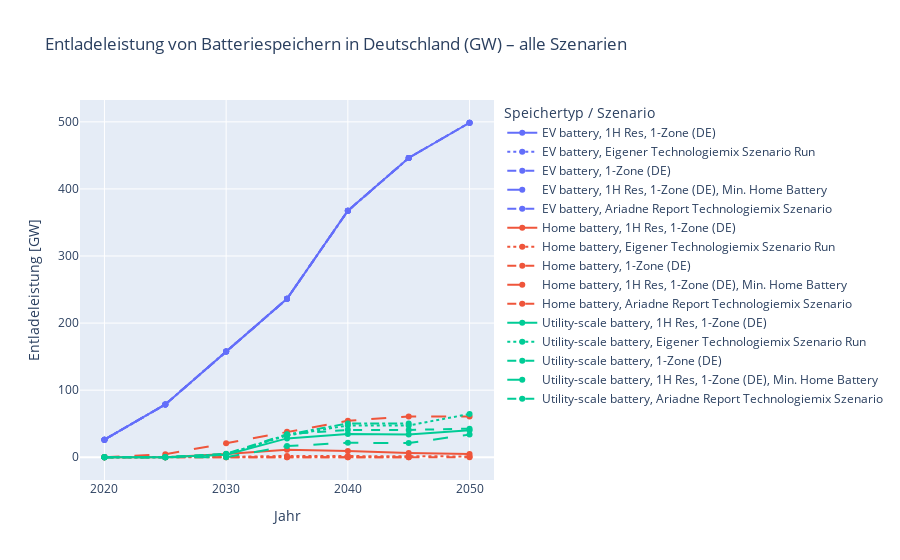
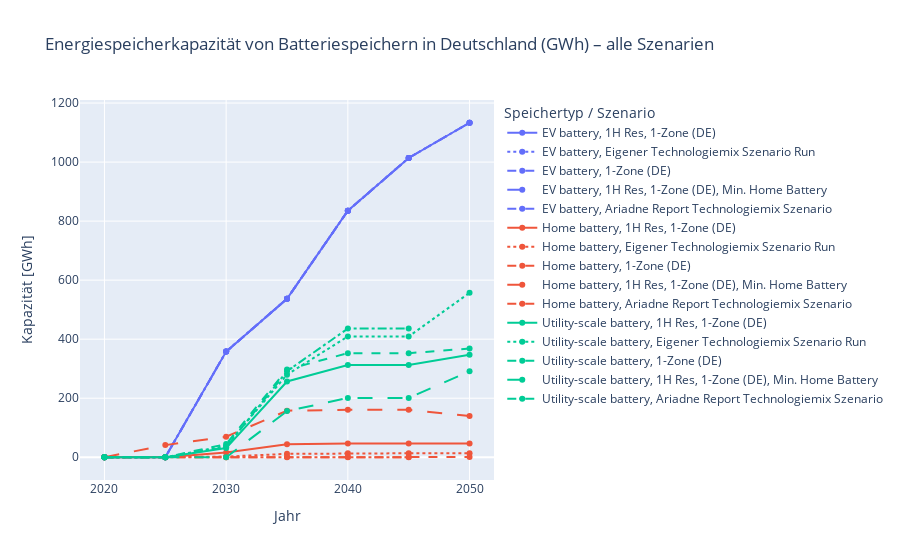
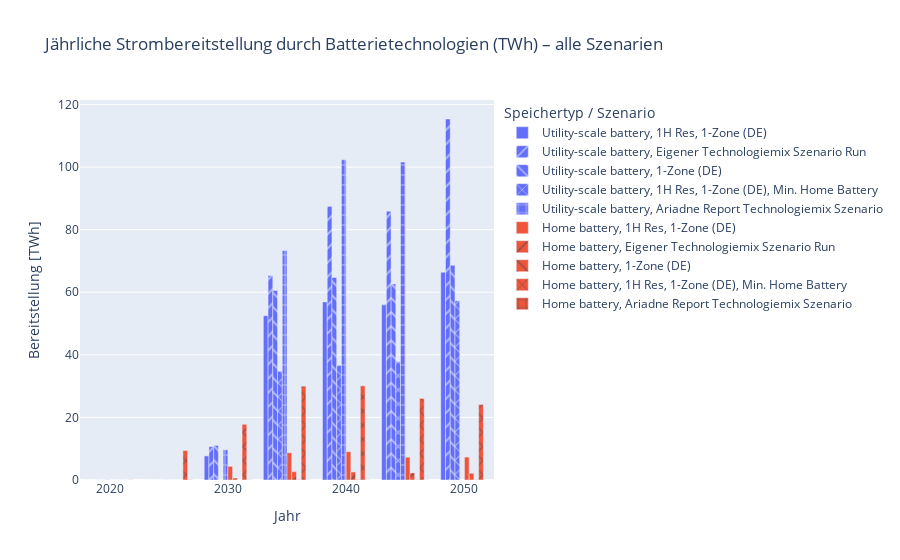

Notebook code for these charts, in order:
### Code cell
import plotly.express as px

# -----------------------------------------------------------------------------
# 1. Kombinierte Plot‐Version: Entladeleistung (GW) je Speichertyp und Szenario
# -----------------------------------------------------------------------------
#
# Hier nutzen wir df_power mit den Spalten ["Scenario", "Year", "Type", "Value [GW]"].
# Wir zeichnen pro (Type, Scenario) eine eigene Linie, indem wir color="Type"
# beibehalten und zusätzlich line_dash="Scenario" setzen.

fig_gw_all = px.line(
    df_power,
    x="Year",
    y="Value [GW]",
    color="Type",          # gleiche Farben für jeden Speichertyp
    line_dash="Scenario",  # unterschiedliche Linientypen (Strichmuster) für jedes Szenario
    title="Entladeleistung von Batteriespeichern in Deutschland (GW) – alle Szenarien",
    markers=True
)

fig_gw_all.update_layout(
    xaxis_title="Jahr",
    yaxis_title="Entladeleistung [GW]",
    legend_title_text="Speichertyp / Szenario"
)

fig_gw_all.show()



# -----------------------------------------------------------------------------
# 2. Kombinierte Plot‐Version: Energiespeicherkapazität (GWh) je Speichertyp und Szenario
# -----------------------------------------------------------------------------
#
# Hier nutzen wir df_energy mit den Spalten ["Scenario", "Year", "Type", "Value [GWh]"].
# Auch hier farblich nach Speichertyp, dash‐Linienmuster nach Szenario.

fig_gwh_all = px.line(
    df_energy,
    x="Year",
    y="Value [GWh]",
    color="Type",
    line_dash="Scenario",
    title="Energiespeicherkapazität von Batteriespeichern in Deutschland (GWh) – alle Szenarien",
    markers=True
)

fig_gwh_all.update_layout(
    xaxis_title="Jahr",
    yaxis_title="Kapazität [GWh]",
    legend_title_text="Speichertyp / Szenario"
)

fig_gwh_all.show()



# -----------------------------------------------------------------------------
# 3. Kombinierte Plot‐Version: Jährliche Strombereitstellung (TWh) je Speichertyp und Szenario
# -----------------------------------------------------------------------------
#
# Für df_discharge (["Scenario","Year","Type","Value [TWh]"]) mappen wir zunächst
# die Carrier‐Namen auf lesbare Speichertypen, dann nutzen wir color="Type"
# und line_dash="Scenario". Da es sich um eine Bar‐Chart handelt, verwenden wir
# allerdings px.bar(). Leider kennt px.bar() kein line_dash, deshalb erstellen wir hier
# ein umgebendes Facet für Scenario und color für Type, alle in einem Bild:
#
#    – color="Type" unterscheidet die Balkenfarben nach Speichertyp
#    – pattern_shape="Scenario" („Füllmuster“) trennt zusätzlich die Szenarien;
#      Plotly Express unterstützt pattern_shape mittlerweile auch bei bar‐Plots.
#
# Wenn dein Plotly-Upstream diese Version noch nicht unterstützt, kannst du alternativ
# alle Szenarien mit opacity (Transparenz) überlagern oder auf eine reine Linien‐Variante
# (px.line mit statistics) zurückgreifen – im Folgenden zeige ich die pattern_shape‐Variante.

carrier_map = {
    "battery discharger":      "Utility-scale battery",
    "home battery discharger": "Home battery",
    "V2G":                     "EV battery"
}

df_discharge_plot = df_discharge.copy()
df_discharge_plot["Type"] = df_discharge_plot["Type"].map(carrier_map)

# px.bar mit pattern_shape
fig_discharge_all = px.bar(
    df_discharge_plot,
    x="Year",
    y="Value [TWh]",
    color="Type",
    pattern_shape="Scenario",
    barmode="group",
    title="Jährliche Strombereitstellung durch Batterietechnologien (TWh) – alle Szenarien"
)

fig_discharge_all.update_layout(
    xaxis_title="Jahr",
    yaxis_title="Bereitstellung [TWh]",
    legend_title_text="Speichertyp / Szenario"
)

fig_discharge_all.show()

# 2. Figuren in diesem Ordner speichern
plots = {
    "entladeleistung":    fig_gw_all,
    "kapazitaet":         fig_gwh_all,
    "bereitstellung":     fig_discharge_all
}

for name, fig in plots.items():
    fig.write_html(
        os.path.join("Plots_MA", f"plot_{name}.html"),
        include_plotlyjs="cdn",
        full_html=True
    )

### Figure 1 — Plotly figure (JSON) as saved in the notebook; plotly's stock layout.template omitted (floating-point values rounded to 4 significant figures)
{"data": [{"hovertemplate": "Type=EV battery<br>Scenario=1H Res, 1-Zone (DE)<br>Year=%{x}<br>Value [GW]=%{y}<extra></extra>", "legendgroup": "EV battery, 1H Res, 1-Zone (DE)", "line": {"color": "#636efa", "dash": "solid"}, "marker": {"symbol": "circle"}, "mode": "lines+markers", "name": "EV battery, 1H Res, 1-Zone (DE)", "orientation": "v", "showlegend": true, "type": "scatter", "x": [2020, 2025, 2030, 2035, 2040, 2045, 2050], "xaxis": "x", "y": [26.24, 78.73, 157.5, 236.2, 367.4, 446.1, 498.6], "yaxis": "y"}, {"hovertemplate": "Type=EV battery<br>Scenario=Eigener Technologiemix Szenario Run<br>Year=%{x}<br>Value [GW]=%{y}<extra></extra>", "legendgroup": "EV battery, Eigener Technologiemix Szenario Run", "line": {"color": "#636efa", "dash": "dot"}, "marker": {"symbol": "circle"}, "mode": "lines+markers", "name": "EV battery, Eigener Technologiemix Szenario Run", "orientation": "v", "showlegend": true, "type": "scatter", "x": [2020, 2025, 2030, 2035, 2040, 2045, 2050], "xaxis": "x", "y": [26.24, 78.73, 157.5, 236.2, 367.4, 446.1, 498.6], "yaxis": "y"}, {"hovertemplate": "Type=EV battery<br>Scenario=1-Zone (DE)<br>Year=%{x}<br>Value [GW]=%{y}<extra></extra>", "legendgroup": "EV battery, 1-Zone (DE)", "line": {"color": "#636efa", "dash": "dash"}, "marker": {"symbol": "circle"}, "mode": "lines+markers", "name": "EV battery, 1-Zone (DE)", "orientation": "v", "showlegend": true, "type": "scatter", "x": [2020, 2020, 2025, 2030, 2035, 2040, 2045, 2050], "xaxis": "x", "y": [26.24, 26.24, 78.73, 157.5, 236.2, 367.4, 446.1, 498.6], "yaxis": "y"}, {"hovertemplate": "Type=EV battery<br>Scenario=1H Res, 1-Zone (DE), Min. Home Battery<br>Year=%{x}<br>Value [GW]=%{y}<extra></extra>", "legendgroup": "EV battery, 1H Res, 1-Zone (DE), Min. Home Battery", "line": {"color": "#636efa", "dash": "longdash"}, "marker": {"symbol": "circle"}, "mode": "lines+markers", "name": "EV battery, 1H Res, 1-Zone (DE), Min. Home Battery", "orientation": "v", "showlegend": true, "type": "scatter", "x": [2020, 2025, 2030, 2035, 2040, 2045, 2050], "xaxis": "x", "y": [26.24, 78.73, 157.5, 236.2, 367.4, 446.1, 498.6], "yaxis": "y"}, {"hovertemplate": "Type=EV battery<br>Scenario=Ariadne Report Technologiemix Szenario<br>Year=%{x}<br>Value [GW]=%{y}<extra></extra>", "legendgroup": "EV battery, Ariadne Report Technologiemix Szenario", "line": {"color": "#636efa", "dash": "dashdot"}, "marker": {"symbol": "circle"}, "mode": "lines+markers", "name": "EV battery, Ariadne Report Technologiemix Szenario", "orientation": "v", "showlegend": true, "type": "scatter", "x": [2020, 2025, 2030, 2035, 2040, 2045], "xaxis": "x", "y": [26.24, 78.73, 157.5, 236.2, 367.4, 446.1], "yaxis": "y"}, {"hovertemplate": "Type=Home battery<br>Scenario=1H Res, 1-Zone (DE)<br>Year=%{x}<br>Value [GW]=%{y}<extra></extra>", "legendgroup": "Home battery, 1H Res, 1-Zone (DE)", "line": {"color": "#EF553B", "dash": "solid"}, "marker": {"symbol": "circle"}, "mode": "lines+markers", "name": "Home battery, 1H Res, 1-Zone (DE)", "orientation": "v", "showlegend": true, "type": "scatter", "x": [2020, 2025, 2030, 2035, 2040, 2045, 2050], "xaxis": "x", "y": [7.863e-06, 1.453e-05, 4.869, 11.08, 9.36, 6.433, 4.875], "yaxis": "y"}, {"hovertemplate": "Type=Home battery<br>Scenario=Eigener Technologiemix Szenario Run<br>Year=%{x}<br>Value [GW]=%{y}<extra></extra>", "legendgroup": "Home battery, Eigener Technologiemix Szenario Run", "line": {"color": "#EF553B", "dash": "dot"}, "marker": {"symbol": "circle"}, "mode": "lines+markers", "name": "Home battery, Eigener Technologiemix Szenario Run", "orientation": "v", "showlegend": true, "type": "scatter", "x": [2020, 2025, 2030, 2035, 2040, 2045, 2050], "xaxis": "x", "y": [0.0007594, 0.0008002, 0.5349, 1.993, 1.717, 1.203, 1.208], "yaxis": "y"}, {"hovertemplate": "Type=Home battery<br>Scenario=1-Zone (DE)<br>Year=%{x}<br>Value [GW]=%{y}<extra></extra>", "legendgroup": "Home battery, 1-Zone (DE)", "line": {"color": "#EF553B", "dash": "dash"}, "marker": {"symbol": "circle"}, "mode": "lines+markers", "name": "Home battery, 1-Zone (DE)", "orientation": "v", "showlegend": true, "type": "scatter", "x": [2020, 2020, 2025, 2030, 2035, 2040, 2045, 2050], "xaxis": "x", "y": [8.768e-05, 0.0007163, 0.0001304, 3.491e-05, 0.09059, 0.0906, 0.04529, 0.04536], "yaxis": "y"}, {"hovertemplate": "Type=Home battery<br>Scenario=1H Res, 1-Zone (DE), Min. Home Battery<br>Year=%{x}<br>Value [GW]=%{y}<extra></extra>", "legendgroup": "Home battery, 1H Res, 1-Zone (DE), Min. Home Battery", "line": {"color": "#EF553B", "dash": "longdash"}, "marker": {"symbol": "circle"}, "mode": "lines+markers", "name": "Home battery, 1H Res, 1-Zone (DE), Min. Home Battery", "orientation": "v", "showlegend": true, "type": "scatter", "x": [2020, 2025, 2030, 2035, 2040, 2045, 2050], "xaxis": "x", "y": [8.295e-06, 4.451, 20.87, 38.03, 54.3, 60.93, 60.93], "yaxis": "y"}, {"hovertemplate": "Type=Home battery<br>Scenario=Ariadne Report Technologiemix Szenario<br>Year=%{x}<br>Value [GW]=%{y}<extra></extra>", "legendgroup": "Home battery, Ariadne Report Technologiemix Szenario", "line": {"color": "#EF553B", "dash": "dashdot"}, "marker": {"symbol": "circle"}, "mode": "lines+markers", "name": "Home battery, Ariadne Report Technologiemix Szenario", "orientation": "v", "showlegend": true, "type": "scatter", "x": [2020, 2025, 2030, 2035, 2040, 2045], "xaxis": "x", "y": [0.0118, 0.05739, 0.0441, 0.018, 0.0147, 0.01461], "yaxis": "y"}, {"hovertemplate": "Type=Utility-scale battery<br>Scenario=1H Res, 1-Zone (DE)<br>Year=%{x}<br>Value [GW]=%{y}<extra></extra>", "legendgroup": "Utility-scale battery, 1H Res, 1-Zone (DE)", "line": {"color": "#00cc96", "dash": "solid"}, "marker": {"symbol": "circle"}, "mode": "lines+markers", "name": "Utility-scale battery, 1H Res, 1-Zone (DE)", "orientation": "v", "showlegend": true, "type": "scatter", "x": [2020, 2025, 2030, 2035, 2040, 2045, 2050], "xaxis": "x", "y": [9.946e-06, 1.233e-05, 3.813, 28.11, 34.47, 33.99, 40.17], "yaxis": "y"}, {"hovertemplate": "Type=Utility-scale battery<br>Scenario=Eigener Technologiemix Szenario Run<br>Year=%{x}<br>Value [GW]=%{y}<extra></extra>", "legendgroup": "Utility-scale battery, Eigener Technologiemix Szenario Run", "line": {"color": "#00cc96", "dash": "dot"}, "marker": {"symbol": "circle"}, "mode": "lines+markers", "name": "Utility-scale battery, Eigener Technologiemix Szenario Run", "orientation": "v", "showlegend": true, "type": "scatter", "x": [2020, 2025, 2030, 2035, 2040, 2045, 2050], "xaxis": "x", "y": [0.000513, 0.0004893, 4.506, 32.39, 47.37, 47.37, 64.5], "yaxis": "y"}, {"hovertemplate": "Type=Utility-scale battery<br>Scenario=1-Zone (DE)<br>Year=%{x}<br>Value [GW]=%{y}<extra></extra>", "legendgroup": "Utility-scale battery, 1-Zone (DE)", "line": {"color": "#00cc96", "dash": "dash"}, "marker": {"symbol": "circle"}, "mode": "lines+markers", "name": "Utility-scale battery, 1-Zone (DE)", "orientation": "v", "showlegend": true, "type": "scatter", "x": [2020, 2020, 2025, 2030, 2035, 2040, 2045, 2050], "xaxis": "x", "y": [9.452e-05, 0.0005472, 8.511e-05, 5.161, 34.43, 40.81, 40.68, 42.63], "yaxis": "y"}, {"hovertemplate": "Type=Utility-scale battery<br>Scenario=1H Res, 1-Zone (DE), Min. Home Battery<br>Year=%{x}<br>Value [GW]=%{y}<extra></extra>", "legendgroup": "Utility-scale battery, 1H Res, 1-Zone (DE), Min. Home Battery", "line": {"color": "#00cc96", "dash": "longdash"}, "marker": {"symbol": "circle"}, "mode": "lines+markers", "name": "Utility-scale battery, 1H Res, 1-Zone (DE), Min. Home Battery", "orientation": "v", "showlegend": true, "type": "scatter", "x": [2020, 2025, 2030, 2035, 2040, 2045, 2050], "xaxis": "x", "y": [1.05e-05, 1.091e-05, 3.973e-05, 16.63, 21.5, 21.2, 33.73], "yaxis": "y"}, {"hovertemplate": "Type=Utility-scale battery<br>Scenario=Ariadne Report Technologiemix Szenario<br>Year=%{x}<br>Value [GW]=%{y}<extra></extra>", "legendgroup": "Utility-scale battery, Ariadne Report Technologiemix Szenario", "line": {"color": "#00cc96", "dash": "dashdot"}, "marker": {"symbol": "circle"}, "mode": "lines+markers", "name": "Utility-scale battery, Ariadne Report Technologiemix Szenario", "orientation": "v", "showlegend": true, "type": "scatter", "x": [2020, 2025, 2030, 2035, 2040, 2045], "xaxis": "x", "y": [0.01409, 0.009868, 3.928, 33.76, 50.46, 50.46], "yaxis": "y"}], "layout": {"legend": {"title": {"text": "Speichertyp / Szenario"}, "tracegroupgap": 0}, "title": {"text": "Entladeleistung von Batteriespeichern in Deutschland (GW) – alle Szenarien"}, "xaxis": {"anchor": "y", "domain": [0, 1], "title": {"text": "Jahr"}}, "yaxis": {"anchor": "x", "domain": [0, 1], "title": {"text": "Entladeleistung [GW]"}}}}

### Figure 2 — Plotly figure (JSON) as saved in the notebook; plotly's stock layout.template omitted (floating-point values rounded to 4 significant figures)
{"data": [{"hovertemplate": "Type=EV battery<br>Scenario=1H Res, 1-Zone (DE)<br>Year=%{x}<br>Value [GWh]=%{y}<extra></extra>", "legendgroup": "EV battery, 1H Res, 1-Zone (DE)", "line": {"color": "#636efa", "dash": "solid"}, "marker": {"symbol": "circle"}, "mode": "lines+markers", "name": "EV battery, 1H Res, 1-Zone (DE)", "orientation": "v", "showlegend": true, "type": "scatter", "x": [2020, 2025, 2030, 2035, 2040, 2045, 2050], "xaxis": "x", "y": [0.0, 0.0, 357.9, 536.8, 835.0, 1014.0, 1133.0], "yaxis": "y"}, {"hovertemplate": "Type=EV battery<br>Scenario=Eigener Technologiemix Szenario Run<br>Year=%{x}<br>Value [GWh]=%{y}<extra></extra>", "legendgroup": "EV battery, Eigener Technologiemix Szenario Run", "line": {"color": "#636efa", "dash": "dot"}, "marker": {"symbol": "circle"}, "mode": "lines+markers", "name": "EV battery, Eigener Technologiemix Szenario Run", "orientation": "v", "showlegend": true, "type": "scatter", "x": [2020, 2025, 2030, 2035, 2040, 2045, 2050], "xaxis": "x", "y": [0.0, 0.0, 357.9, 536.8, 835.0, 1014.0, 1133.0], "yaxis": "y"}, {"hovertemplate": "Type=EV battery<br>Scenario=1-Zone (DE)<br>Year=%{x}<br>Value [GWh]=%{y}<extra></extra>", "legendgroup": "EV battery, 1-Zone (DE)", "line": {"color": "#636efa", "dash": "dash"}, "marker": {"symbol": "circle"}, "mode": "lines+markers", "name": "EV battery, 1-Zone (DE)", "orientation": "v", "showlegend": true, "type": "scatter", "x": [2020, 2020, 2025, 2030, 2035, 2040, 2045, 2050], "xaxis": "x", "y": [0.0, 0.0, 0.0, 357.9, 536.8, 835.0, 1014.0, 1133.0], "yaxis": "y"}, {"hovertemplate": "Type=EV battery<br>Scenario=1H Res, 1-Zone (DE), Min. Home Battery<br>Year=%{x}<br>Value [GWh]=%{y}<extra></extra>", "legendgroup": "EV battery, 1H Res, 1-Zone (DE), Min. Home Battery", "line": {"color": "#636efa", "dash": "longdash"}, "marker": {"symbol": "circle"}, "mode": "lines+markers", "name": "EV battery, 1H Res, 1-Zone (DE), Min. Home Battery", "orientation": "v", "showlegend": true, "type": "scatter", "x": [2020, 2025, 2030, 2035, 2040, 2045, 2050], "xaxis": "x", "y": [0.0, 0.0, 357.9, 536.8, 835.0, 1014.0, 1133.0], "yaxis": "y"}, {"hovertemplate": "Type=EV battery<br>Scenario=Ariadne Report Technologiemix Szenario<br>Year=%{x}<br>Value [GWh]=%{y}<extra></extra>", "legendgroup": "EV battery, Ariadne Report Technologiemix Szenario", "line": {"color": "#636efa", "dash": "dashdot"}, "marker": {"symbol": "circle"}, "mode": "lines+markers", "name": "EV battery, Ariadne Report Technologiemix Szenario", "orientation": "v", "showlegend": true, "type": "scatter", "x": [2020, 2025, 2030, 2035, 2040, 2045], "xaxis": "x", "y": [0.0, 0.0, 357.9, 536.8, 835.0, 1014.0], "yaxis": "y"}, {"hovertemplate": "Type=Home battery<br>Scenario=1H Res, 1-Zone (DE)<br>Year=%{x}<br>Value [GWh]=%{y}<extra></extra>", "legendgroup": "Home battery, 1H Res, 1-Zone (DE)", "line": {"color": "#EF553B", "dash": "solid"}, "marker": {"symbol": "circle"}, "mode": "lines+markers", "name": "Home battery, 1H Res, 1-Zone (DE)", "orientation": "v", "showlegend": true, "type": "scatter", "x": [2020, 2025, 2030, 2035, 2040, 2045, 2050], "xaxis": "x", "y": [3.375e-05, 5.766e-05, 15.82, 44.31, 46.8, 46.8, 46.8], "yaxis": "y"}, {"hovertemplate": "Type=Home battery<br>Scenario=Eigener Technologiemix Szenario Run<br>Year=%{x}<br>Value [GWh]=%{y}<extra></extra>", "legendgroup": "Home battery, Eigener Technologiemix Szenario Run", "line": {"color": "#EF553B", "dash": "dot"}, "marker": {"symbol": "circle"}, "mode": "lines+markers", "name": "Home battery, Eigener Technologiemix Szenario Run", "orientation": "v", "showlegend": true, "type": "scatter", "x": [2020, 2025, 2030, 2035, 2040, 2045, 2050], "xaxis": "x", "y": [0.002302, 0.002431, 2.233, 11.48, 13.47, 13.47, 13.47], "yaxis": "y"}, {"hovertemplate": "Type=Home battery<br>Scenario=1-Zone (DE)<br>Year=%{x}<br>Value [GWh]=%{y}<extra></extra>", "legendgroup": "Home battery, 1-Zone (DE)", "line": {"color": "#EF553B", "dash": "dash"}, "marker": {"symbol": "circle"}, "mode": "lines+markers", "name": "Home battery, 1-Zone (DE)", "orientation": "v", "showlegend": true, "type": "scatter", "x": [2020, 2020, 2025, 2030, 2035, 2040, 2045, 2050], "xaxis": "x", "y": [0.0002634, 0.002124, 0.0003916, 0.0002047, 0.5217, 0.5219, 0.5217, 0.5217], "yaxis": "y"}, {"hovertemplate": "Type=Home battery<br>Scenario=1H Res, 1-Zone (DE), Min. Home Battery<br>Year=%{x}<br>Value [GWh]=%{y}<extra></extra>", "legendgroup": "Home battery, 1H Res, 1-Zone (DE), Min. Home Battery", "line": {"color": "#EF553B", "dash": "longdash"}, "marker": {"symbol": "circle"}, "mode": "lines+markers", "name": "Home battery, 1H Res, 1-Zone (DE), Min. Home Battery", "orientation": "v", "showlegend": true, "type": "scatter", "x": [2020, 2025, 2030, 2035, 2040, 2045, 2050], "xaxis": "x", "y": [3.871e-05, 41.1, 69.5, 157.8, 160.7, 160.7, 139.4], "yaxis": "y"}, {"hovertemplate": "Type=Home battery<br>Scenario=Ariadne Report Technologiemix Szenario<br>Year=%{x}<br>Value [GWh]=%{y}<extra></extra>", "legendgroup": "Home battery, Ariadne Report Technologiemix Szenario", "line": {"color": "#EF553B", "dash": "dashdot"}, "marker": {"symbol": "circle"}, "mode": "lines+markers", "name": "Home battery, Ariadne Report Technologiemix Szenario", "orientation": "v", "showlegend": true, "type": "scatter", "x": [2020, 2025, 2030, 2035, 2040, 2045], "xaxis": "x", "y": [0.02129, 0.1686, 0.1484, 0.1516, 0.1448, 0.1443], "yaxis": "y"}, {"hovertemplate": "Type=Utility-scale battery<br>Scenario=1H Res, 1-Zone (DE)<br>Year=%{x}<br>Value [GWh]=%{y}<extra></extra>", "legendgroup": "Utility-scale battery, 1H Res, 1-Zone (DE)", "line": {"color": "#00cc96", "dash": "solid"}, "marker": {"symbol": "circle"}, "mode": "lines+markers", "name": "Utility-scale battery, 1H Res, 1-Zone (DE)", "orientation": "v", "showlegend": true, "type": "scatter", "x": [2020, 2025, 2030, 2035, 2040, 2045, 2050], "xaxis": "x", "y": [9.612e-06, 2.238e-05, 31.01, 256.8, 312.7, 312.7, 347.1], "yaxis": "y"}, {"hovertemplate": "Type=Utility-scale battery<br>Scenario=Eigener Technologiemix Szenario Run<br>Year=%{x}<br>Value [GWh]=%{y}<extra></extra>", "legendgroup": "Utility-scale battery, Eigener Technologiemix Szenario Run", "line": {"color": "#00cc96", "dash": "dot"}, "marker": {"symbol": "circle"}, "mode": "lines+markers", "name": "Utility-scale battery, Eigener Technologiemix Szenario Run", "orientation": "v", "showlegend": true, "type": "scatter", "x": [2020, 2025, 2030, 2035, 2040, 2045, 2050], "xaxis": "x", "y": [0.0005856, 0.0009532, 38.93, 279.9, 409.3, 409.3, 557.3], "yaxis": "y"}, {"hovertemplate": "Type=Utility-scale battery<br>Scenario=1-Zone (DE)<br>Year=%{x}<br>Value [GWh]=%{y}<extra></extra>", "legendgroup": "Utility-scale battery, 1-Zone (DE)", "line": {"color": "#00cc96", "dash": "dash"}, "marker": {"symbol": "circle"}, "mode": "lines+markers", "name": "Utility-scale battery, 1-Zone (DE)", "orientation": "v", "showlegend": true, "type": "scatter", "x": [2020, 2020, 2025, 2030, 2035, 2040, 2045, 2050], "xaxis": "x", "y": [0.0001087, 0.0005928, 0.0001603, 44.59, 297.4, 352.6, 352.6, 368.3], "yaxis": "y"}, {"hovertemplate": "Type=Utility-scale battery<br>Scenario=1H Res, 1-Zone (DE), Min. Home Battery<br>Year=%{x}<br>Value [GWh]=%{y}<extra></extra>", "legendgroup": "Utility-scale battery, 1H Res, 1-Zone (DE), Min. Home Battery", "line": {"color": "#00cc96", "dash": "longdash"}, "marker": {"symbol": "circle"}, "mode": "lines+markers", "name": "Utility-scale battery, 1H Res, 1-Zone (DE), Min. Home Battery", "orientation": "v", "showlegend": true, "type": "scatter", "x": [2020, 2025, 2030, 2035, 2040, 2045, 2050], "xaxis": "x", "y": [1.054e-05, 1.759e-05, 0.0003111, 156.3, 201.0, 201.0, 291.4], "yaxis": "y"}, {"hovertemplate": "Type=Utility-scale battery<br>Scenario=Ariadne Report Technologiemix Szenario<br>Year=%{x}<br>Value [GWh]=%{y}<extra></extra>", "legendgroup": "Utility-scale battery, Ariadne Report Technologiemix Szenario", "line": {"color": "#00cc96", "dash": "dashdot"}, "marker": {"symbol": "circle"}, "mode": "lines+markers", "name": "Utility-scale battery, Ariadne Report Technologiemix Szenario", "orientation": "v", "showlegend": true, "type": "scatter", "x": [2020, 2025, 2030, 2035, 2040, 2045], "xaxis": "x", "y": [0.01321, 0.01657, 33.94, 291.7, 436.0, 436.0], "yaxis": "y"}], "layout": {"legend": {"title": {"text": "Speichertyp / Szenario"}, "tracegroupgap": 0}, "title": {"text": "Energiespeicherkapazität von Batteriespeichern in Deutschland (GWh) – alle Szenarien"}, "xaxis": {"anchor": "y", "domain": [0, 1], "title": {"text": "Jahr"}}, "yaxis": {"anchor": "x", "domain": [0, 1], "title": {"text": "Kapazität [GWh]"}}}}

### Figure 3 — Plotly figure (JSON) as saved in the notebook; plotly's stock layout.template omitted (floating-point values rounded to 4 significant figures)
{"data": [{"alignmentgroup": "True", "hovertemplate": "Type=Utility-scale battery<br>Scenario=1H Res, 1-Zone (DE)<br>Year=%{x}<br>Value [TWh]=%{y}<extra></extra>", "legendgroup": "Utility-scale battery, 1H Res, 1-Zone (DE)", "marker": {"color": "#636efa", "pattern": {"shape": ""}}, "name": "Utility-scale battery, 1H Res, 1-Zone (DE)", "offsetgroup": "Utility-scale battery, 1H Res, 1-Zone (DE)", "orientation": "v", "showlegend": true, "textposition": "auto", "type": "bar", "x": [2020, 2025, 2030, 2035, 2040, 2045, 2050], "xaxis": "x", "y": [3.544e-05, 3.02e-05, 7.7, 52.5, 56.91, 55.96, 66.37], "yaxis": "y"}, {"alignmentgroup": "True", "hovertemplate": "Type=Utility-scale battery<br>Scenario=Eigener Technologiemix Szenario Run<br>Year=%{x}<br>Value [TWh]=%{y}<extra></extra>", "legendgroup": "Utility-scale battery, Eigener Technologiemix Szenario Run", "marker": {"color": "#636efa", "pattern": {"shape": "/"}}, "name": "Utility-scale battery, Eigener Technologiemix Szenario Run", "offsetgroup": "Utility-scale battery, Eigener Technologiemix Szenario Run", "orientation": "v", "showlegend": true, "textposition": "auto", "type": "bar", "x": [2020, 2025, 2030, 2035, 2040, 2045, 2050], "xaxis": "x", "y": [0.001441, 0.0007751, 10.68, 65.38, 87.44, 85.89, 115.4], "yaxis": "y"}, {"alignmentgroup": "True", "hovertemplate": "Type=Utility-scale battery<br>Scenario=1-Zone (DE)<br>Year=%{x}<br>Value [TWh]=%{y}<extra></extra>", "legendgroup": "Utility-scale battery, 1-Zone (DE)", "marker": {"color": "#636efa", "pattern": {"shape": "\\"}}, "name": "Utility-scale battery, 1-Zone (DE)", "offsetgroup": "Utility-scale battery, 1-Zone (DE)", "orientation": "v", "showlegend": true, "textposition": "auto", "type": "bar", "x": [2020, 2020, 2025, 2030, 2035, 2040, 2045, 2050], "xaxis": "x", "y": [0.0002207, 0.00161, 0.0001523, 11.05, 60.57, 64.7, 62.64, 68.6], "yaxis": "y"}, {"alignmentgroup": "True", "hovertemplate": "Type=Utility-scale battery<br>Scenario=1H Res, 1-Zone (DE), Min. Home Battery<br>Year=%{x}<br>Value [TWh]=%{y}<extra></extra>", "legendgroup": "Utility-scale battery, 1H Res, 1-Zone (DE), Min. Home Battery", "marker": {"color": "#636efa", "pattern": {"shape": "x"}}, "name": "Utility-scale battery, 1H Res, 1-Zone (DE), Min. Home Battery", "offsetgroup": "Utility-scale battery, 1H Res, 1-Zone (DE), Min. Home Battery", "orientation": "v", "showlegend": true, "textposition": "auto", "type": "bar", "x": [2020, 2025, 2030, 2035, 2040, 2045, 2050], "xaxis": "x", "y": [3.698e-05, 2.673e-05, 9.256e-05, 34.77, 36.63, 37.82, 57.27], "yaxis": "y"}, {"alignmentgroup": "True", "hovertemplate": "Type=Utility-scale battery<br>Scenario=Ariadne Report Technologiemix Szenario<br>Year=%{x}<br>Value [TWh]=%{y}<extra></extra>", "legendgroup": "Utility-scale battery, Ariadne Report Technologiemix Szenario", "marker": {"color": "#636efa", "pattern": {"shape": "+"}}, "name": "Utility-scale battery, Ariadne Report Technologiemix Szenario", "offsetgroup": "Utility-scale battery, Ariadne Report Technologiemix Szenario", "orientation": "v", "showlegend": true, "textposition": "auto", "type": "bar", "x": [2020, 2025, 2030, 2035, 2040, 2045], "xaxis": "x", "y": [0.05207, 0.02162, 9.642, 73.35, 102.3, 101.6], "yaxis": "y"}, {"alignmentgroup": "True", "hovertemplate": "Type=Home battery<br>Scenario=1H Res, 1-Zone (DE)<br>Year=%{x}<br>Value [TWh]=%{y}<extra></extra>", "legendgroup": "Home battery, 1H Res, 1-Zone (DE)", "marker": {"color": "#EF553B", "pattern": {"shape": ""}}, "name": "Home battery, 1H Res, 1-Zone (DE)", "offsetgroup": "Home battery, 1H Res, 1-Zone (DE)", "orientation": "v", "showlegend": true, "textposition": "auto", "type": "bar", "x": [2020, 2025, 2030, 2035, 2040, 2045, 2050], "xaxis": "x", "y": [2.886e-05, 3.724e-05, 4.37, 8.709, 9.049, 7.292, 7.337], "yaxis": "y"}, {"alignmentgroup": "True", "hovertemplate": "Type=Home battery<br>Scenario=Eigener Technologiemix Szenario Run<br>Year=%{x}<br>Value [TWh]=%{y}<extra></extra>", "legendgroup": "Home battery, Eigener Technologiemix Szenario Run", "marker": {"color": "#EF553B", "pattern": {"shape": "/"}}, "name": "Home battery, Eigener Technologiemix Szenario Run", "offsetgroup": "Home battery, Eigener Technologiemix Szenario Run", "orientation": "v", "showlegend": true, "textposition": "auto", "type": "bar", "x": [2020, 2025, 2030, 2035, 2040, 2045, 2050], "xaxis": "x", "y": [0.001571, 0.001166, 0.6379, 2.657, 2.575, 2.262, 2.152], "yaxis": "y"}, {"alignmentgroup": "True", "hovertemplate": "Type=Home battery<br>Scenario=1-Zone (DE)<br>Year=%{x}<br>Value [TWh]=%{y}<extra></extra>", "legendgroup": "Home battery, 1-Zone (DE)", "marker": {"color": "#EF553B", "pattern": {"shape": "\\"}}, "name": "Home battery, 1-Zone (DE)", "offsetgroup": "Home battery, 1-Zone (DE)", "orientation": "v", "showlegend": true, "textposition": "auto", "type": "bar", "x": [2020, 2020, 2025, 2030, 2035, 2040, 2045, 2050], "xaxis": "x", "y": [0.0002019, 0.001603, 0.0002202, 8.115e-05, 0.1181, 0.09772, 0.07618, 0.07212], "yaxis": "y"}, {"alignmentgroup": "True", "hovertemplate": "Type=Home battery<br>Scenario=1H Res, 1-Zone (DE), Min. Home Battery<br>Year=%{x}<br>Value [TWh]=%{y}<extra></extra>", "legendgroup": "Home battery, 1H Res, 1-Zone (DE), Min. Home Battery", "marker": {"color": "#EF553B", "pattern": {"shape": "x"}}, "name": "Home battery, 1H Res, 1-Zone (DE), Min. Home Battery", "offsetgroup": "Home battery, 1H Res, 1-Zone (DE), Min. Home Battery", "orientation": "v", "showlegend": true, "textposition": "auto", "type": "bar", "x": [2020, 2025, 2030, 2035, 2040, 2045, 2050], "xaxis": "x", "y": [3.013e-05, 9.427, 17.8, 29.99, 30.08, 26.06, 24.13], "yaxis": "y"}, {"alignmentgroup": "True", "hovertemplate": "Type=Home battery<br>Scenario=Ariadne Report Technologiemix Szenario<br>Year=%{x}<br>Value [TWh]=%{y}<extra></extra>", "legendgroup": "Home battery, Ariadne Report Technologiemix Szenario", "marker": {"color": "#EF553B", "pattern": {"shape": "+"}}, "name": "Home battery, Ariadne Report Technologiemix Szenario", "offsetgroup": "Home battery, Ariadne Report Technologiemix Szenario", "orientation": "v", "showlegend": true, "textposition": "auto", "type": "bar", "x": [2020, 2025, 2030, 2035, 2040, 2045], "xaxis": "x", "y": [0.04458, 0.07742, 0.04499, 0.04079, 0.03009, 0.02957], "yaxis": "y"}], "layout": {"barmode": "group", "legend": {"title": {"text": "Speichertyp / Szenario"}, "tracegroupgap": 0}, "title": {"text": "Jährliche Strombereitstellung durch Batterietechnologien (TWh) – alle Szenarien"}, "xaxis": {"anchor": "y", "domain": [0, 1], "title": {"text": "Jahr"}}, "yaxis": {"anchor": "x", "domain": [0, 1], "title": {"text": "Bereitstellung [TWh]"}}}}
